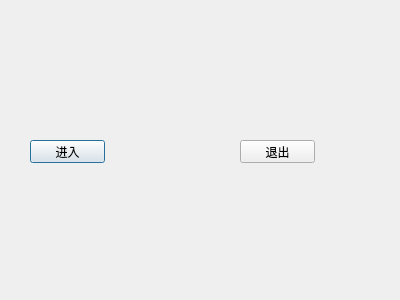
<?xml version="1.0" encoding="UTF-8"?>
<ui version="4.0">
 <class>MyDialog</class>
 <widget class="QDialog" name="MyDialog">
  <property name="geometry">
   <rect>
    <x>0</x>
    <y>0</y>
    <width>400</width>
    <height>300</height>
   </rect>
  </property>
  <property name="windowTitle">
   <string>Dialog</string>
  </property>
  <widget class="QPushButton" name="pushButton">
   <property name="geometry">
    <rect>
     <x>30</x>
     <y>140</y>
     <width>75</width>
     <height>23</height>
    </rect>
   </property>
   <property name="text">
    <string>进入</string>
   </property>
  </widget>
  <widget class="QPushButton" name="pushButton_2">
   <property name="geometry">
    <rect>
     <x>240</x>
     <y>140</y>
     <width>75</width>
     <height>23</height>
    </rect>
   </property>
   <property name="text">
    <string>退出</string>
   </property>
  </widget>
 </widget>
 <resources/>
 <connections>
  <connection>
   <sender>pushButton_2</sender>
   <signal>clicked()</signal>
   <receiver>MyDialog</receiver>
   <slot>close()</slot>
   <hints>
    <hint type="sourcelabel">
     <x>286</x>
     <y>154</y>
    </hint>
    <hint type="destinationlabel">
     <x>287</x>
     <y>257</y>
    </hint>
   </hints>
  </connection>
 </connections>
</ui>
